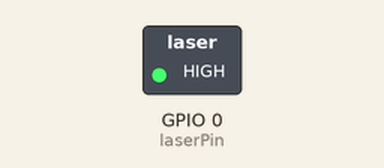
This sketch was run on a simulated ESP32. Parts: switched loads named in the sketch (green lamp = pin HIGH).

Above: at 1.0 s.
At 3.0 s:
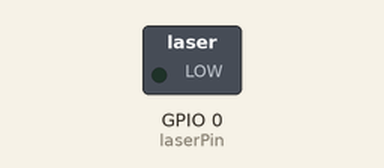
Timing chart, 0 to 5.2 s (numbered marks = the images above):
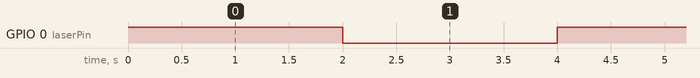

Measured:
- by itself, GPIO 0 (laserPin): alternates HIGH for 2.0 s and LOW for 2.0 s

The sketch:

Laser.ino
```cpp
//*************************************************************************************
/*
 * Filename    : Laser sensor
 * Description : Laser light flashing
 * Auther      : http://www.keyestudio.com
*/
int laserPin = 0; //Define the laser pin as GPIO 0
void setup() {
  pinMode(laserPin, OUTPUT);//Define laser pin as output mode
}

void loop() {
  digitalWrite(laserPin, HIGH); //Open the laser
  delay(2000);  //Delay 2 seconds
  digitalWrite(laserPin, LOW); //Shut down the laser
  delay(2000);  //Delay 2 seconds
}
//*************************************************************************************
```
